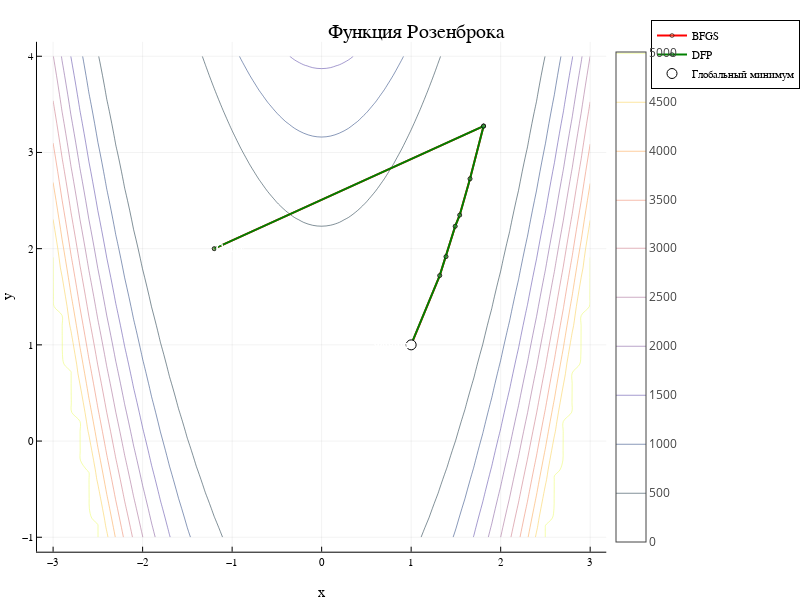

This figure's notebook cell:
### Code cell
# Для функции Розенброка
x0_rosenbrock = [-1.2, 2.0]
x_range_rosenbrock = -3.0:0.1:3.0
y_range_rosenbrock = -1.0:0.1:4.0
global_min_rosenbrock = [1.0, 1.0]
run_optimization(rosenbrock, x0_rosenbrock, "Функция Розенброка", x_range_rosenbrock, y_range_rosenbrock, global_min_rosenbrock)

### Figure 1 — Plotly figure (JSON) as saved in the notebook; plotly's stock layout.template omitted (floating-point values rounded to 4 significant figures; data arrays with more than 128 entries replaced by an {"elided": "..."} marker saying what was removed)
{"data": [{"colorbar": {"len": 0.9105, "title": "", "x": 0.7579, "y": 0.5058}, "colorscale": {"elided": "256x2 mixed values"}, "contours": {"coloring": "lines", "showlabels": false}, "name": "y1", "ncontours": 22, "showlegend": false, "showscale": true, "type": "contour", "x": [-3, -2.9, -2.8, -2.7, -2.6, -2.5, -2.4, -2.3, -2.2, -2.1, -2, -1.9, -1.8, -1.7, -1.6, -1.5, -1.4, -1.3, -1.2, -1.1, -1, -0.9, -0.8, -0.7, -0.6, -0.5, -0.4, -0.3, -0.2, -0.1, 0, 0.1, 0.2, 0.3, 0.4, 0.5, 0.6, 0.7, 0.8, 0.9, 1, 1.1, 1.2, 1.3, 1.4, 1.5, 1.6, 1.7, 1.8, 1.9, 2, 2.1, 2.2, 2.3, 2.4, 2.5, 2.6, 2.7, 2.8, 2.9, 3], "xaxis": "x", "y": [-1, -0.9, -0.8, -0.7, -0.6, -0.5, -0.4, -0.3, -0.2, -0.1, 0, 0.1, 0.2, 0.3, 0.4, 0.5, 0.6, 0.7, 0.8, 0.9, 1, 1.1, 1.2, 1.3, 1.4, 1.5, 1.6, 1.7, 1.8, 1.9, 2, 2.1, 2.2, 2.3, 2.4, 2.5, 2.6, 2.7, 2.8, 2.9, 3, 3.1, 3.2, 3.3, 3.4, 3.5, 3.6, 3.7, 3.8, 3.9, 4], "yaxis": "y", "z": {"elided": "51x61 float values"}, "zmax": 5008, "zmin": 0}, {"colorbar": {"len": 0.9105, "title": "", "x": 0.7579, "y": 0.5058}, "legendgroup": "BFGS", "line": {"color": "rgba(255, 0, 0, 1.000)", "dash": "solid", "shape": "linear", "width": 2}, "marker": {"color": "rgba(227, 111, 71, 0.500)", "line": {"color": "rgba(0, 0, 0, 0.500)", "width": 1}, "size": 4, "symbol": "circle"}, "mode": "lines+markers", "name": "BFGS", "showlegend": true, "type": "scatter", "x": [-1.2, 1.809, 1.809, 1.657, 1.543, 1.492, 1.389, 1.319, 0.9959, 0.9958, 1.0, 1.0], "xaxis": "x", "y": [2, 3.275, 3.274, 2.726, 2.35, 2.232, 1.917, 1.72, 0.992, 0.9917, 0.9999, 1.0], "yaxis": "y", "zmax": 5008, "zmin": 0}, {"colorbar": {"len": 0.9105, "title": "", "x": 0.7579, "y": 0.5058}, "legendgroup": "DFP", "line": {"color": "rgba(0, 128, 0, 1.000)", "dash": "solid", "shape": "linear", "width": 2}, "marker": {"color": "rgba(62, 164, 78, 0.500)", "line": {"color": "rgba(0, 0, 0, 0.500)", "width": 1}, "size": 4, "symbol": "circle"}, "mode": "lines+markers", "name": "DFP", "showlegend": true, "type": "scatter", "x": [-1.2, 1.809, 1.809, 1.658, 1.542, 1.492, 1.389, 1.319, 0.9901, 0.9898, 0.9997, 0.9999, 1.0], "xaxis": "x", "y": [2, 3.275, 3.274, 2.726, 2.348, 2.234, 1.918, 1.72, 0.9807, 0.9798, 0.9994, 0.9998, 1.0], "yaxis": "y", "zmax": 5008, "zmin": 0}, {"colorbar": {"len": 0.9105, "title": "", "x": 0.7579, "y": 0.5058}, "legendgroup": "Глобальный минимум", "marker": {"color": "rgba(255, 255, 255, 1.000)", "line": {"color": "rgba(0, 0, 0, 1.000)", "width": 1}, "size": 10, "symbol": "circle"}, "mode": "markers", "name": "Глобальный минимум", "showlegend": true, "type": "scatter", "x": [1], "xaxis": "x", "y": [1], "yaxis": "y", "zmax": 5008, "zmin": 0}], "layout": {"annotations": [{"font": {"color": "rgba(0, 0, 0, 1.000)", "family": "sans-serif", "size": 20}, "rotation": 0, "showarrow": false, "text": "Функция Розенброка", "x": 0.5207, "xanchor": "center", "xref": "paper", "y": 1, "yanchor": "top", "yref": "paper"}, {"font": {"color": "rgba(255, 255, 255, 1.000)", "family": "sans-serif", "size": 11}, "rotation": 0, "showarrow": false, "text": "Старт", "x": -1.2, "xanchor": "left", "xref": "x", "y": 2, "yanchor": "middle", "yref": "y"}, {"font": {"color": "rgba(255, 255, 255, 1.000)", "family": "sans-serif", "size": 11}, "rotation": 0, "showarrow": false, "text": "Финиш", "x": 1.0, "xanchor": "right", "xref": "x", "y": 1.0, "yanchor": "middle", "yref": "y"}, {"font": {"color": "rgba(255, 255, 255, 1.000)", "family": "sans-serif", "size": 11}, "rotation": 0, "showarrow": false, "text": "Старт", "x": -1.2, "xanchor": "left", "xref": "x", "y": 2, "yanchor": "middle", "yref": "y"}, {"font": {"color": "rgba(255, 255, 255, 1.000)", "family": "sans-serif", "size": 11}, "rotation": 0, "showarrow": false, "text": "Финиш", "x": 1.0, "xanchor": "right", "xref": "x", "y": 1.0, "yanchor": "middle", "yref": "y"}], "height": 600, "legend": {"bgcolor": "rgba(255, 255, 255, 1.000)", "bordercolor": "rgba(0, 0, 0, 1.000)", "borderwidth": 1, "font": {"color": "rgba(0, 0, 0, 1.000)", "family": "sans-serif", "size": 11}, "title": {"font": {"color": "rgba(0, 0, 0, 1.000)", "family": "sans-serif", "size": 15}, "text": ""}, "tracegroupgap": 0, "traceorder": "normal", "x": 1, "xanchor": "auto", "y": 1, "yanchor": "auto"}, "margin": {"b": 20, "l": 0, "r": 0, "t": 20}, "paper_bgcolor": "rgba(255, 255, 255, 1.000)", "plot_bgcolor": "rgba(255, 255, 255, 1.000)", "showlegend": true, "width": 800, "xaxis": {"anchor": "y", "domain": [0.04624, 0.7579], "gridcolor": "rgba(0, 0, 0, 0.100)", "gridwidth": 0.5, "linecolor": "rgba(0, 0, 0, 1.000)", "mirror": false, "range": [-3.18, 3.18], "showgrid": true, "showline": true, "showticklabels": true, "tickangle": 0, "tickcolor": "rgb(0, 0, 0)", "tickfont": {"color": "rgba(0, 0, 0, 1.000)", "family": "sans-serif", "size": 11}, "tickmode": "array", "ticks": "inside", "ticktext": ["−3", "−2", "−1", "0", "1", "2", "3"], "tickvals": [-3, -2, -1, 0, 1, 2, 3], "title": "x", "titlefont": {"color": "rgba(0, 0, 0, 1.000)", "family": "sans-serif", "size": 15}, "type": "-", "visible": true, "zeroline": false, "zerolinecolor": "rgba(0, 0, 0, 1.000)"}, "yaxis": {"anchor": "x", "domain": [0.05054, 0.961], "gridcolor": "rgba(0, 0, 0, 0.100)", "gridwidth": 0.5, "linecolor": "rgba(0, 0, 0, 1.000)", "mirror": false, "range": [-1.15, 4.15], "showgrid": true, "showline": true, "showticklabels": true, "tickangle": 0, "tickcolor": "rgb(0, 0, 0)", "tickfont": {"color": "rgba(0, 0, 0, 1.000)", "family": "sans-serif", "size": 11}, "tickmode": "array", "ticks": "inside", "ticktext": ["−1", "0", "1", "2", "3", "4"], "tickvals": [-1, 0, 1, 2, 3, 4], "title": "y", "titlefont": {"color": "rgba(0, 0, 0, 1.000)", "family": "sans-serif", "size": 15}, "type": "-", "visible": true, "zeroline": false, "zerolinecolor": "rgba(0, 0, 0, 1.000)"}}}
